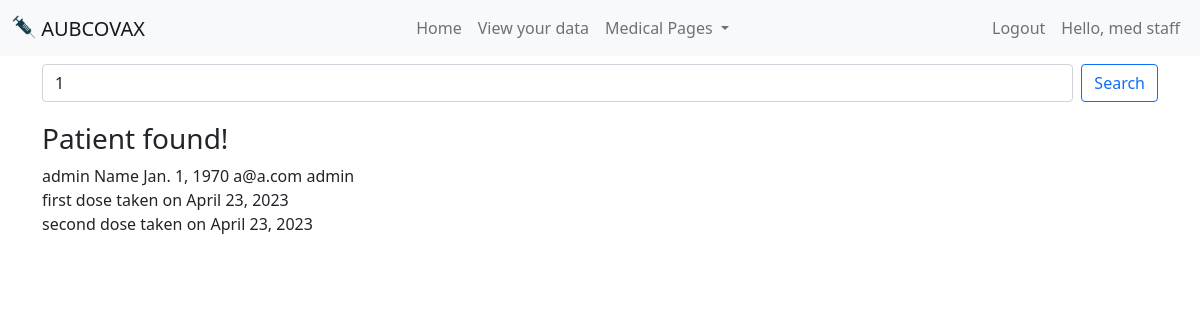
Screenshot of /medicalSearch/1 (signed in) with the database file from the repository.
### main/models.py (models this page shows)
class Account(AbstractBaseUser, PermissionsMixin):
    username=models.CharField(max_length=200, unique=True)
    isMedicalStaff = models.BooleanField(default=False)
    isAdmin = models.BooleanField(default=False)
    name = models.CharField(max_length=200)
    email = models.EmailField(unique=False)
    DOB = models.DateField()
    ID_nbr = models.IntegerField(unique=True)
    phone_nbr = models.IntegerField(unique=True)
    address = models.CharField(max_length=200)
    medical_history = models.TextField()
    doseOne = models.BooleanField(default=False)
    doseOneDate = models.DateField(null=True, blank=True)
    doseOneTime=models.CharField(max_length=200, null=True, blank=True)
    doseTwo = models.BooleanField(default=False)
    doseTwoDate = models.DateField(null=True, blank=True)
    doseTwoTime=models.CharField(max_length=200, null=True, blank=True)
    is_staff=models.BooleanField(default=False)
    is_active=models.BooleanField(default=True)
    objects = MyUserManager()
    USERNAME_FIELD = 'username'
    REQUIRED_FIELDS = ['name', 'email', 'isMedicalStaff', 'isAdmin', 'DOB', 'ID_nbr', 'phone_nbr', 'address', 'medical_history']
    def __str__(self):
        return self.username

### main/views.py (the view, shortened to what this page needs)
# urls.py: path('medicalSearch/<int:phoneNb>', views.medicalSearchNb, name='medicalSearch'),
def medicalSearchNb(request, phoneNb):
    if not request.user.is_authenticated or not request.user.isMedicalStaff:
        return render(request, 'notAllowed.html')
    today=date.fromisoformat(datetime.datetime.today().strftime('%Y-%m-%d'))
    avlbl=[]
    if request.method == 'POST' and request.POST.get('phoneNb'):
        phoneNb=request.POST.get('phoneNb')
        return redirect(f'/medicalSearch/{phoneNb}', phoneNb=phoneNb)
    elif request.method == 'POST' and request.POST.get('confirm'):
        phoneNb=request.POST.get('confirm')
        account=Account.objects.get(phone_nbr=phoneNb)
        account.doseOne=True
        account.save()
        return redirect(f'/medicalSearch/{phoneNb}', phoneNb=phoneNb)
    elif request.method == 'POST' and request.POST.get('view'):
        avlbl=scheduling.viewAvailableAppointmentsRange(today+datetime.timedelta(days=14),7)
        patient=Account.objects.get(phone_nbr=phoneNb)
        context={'result':True ,'patient': patient, 'notFound':False,'nb':phoneNb, 'today':today, 'slots':avlbl}
        return render(request, 'medicalSearch.html', context)
    patient=Account.objects.filter(phone_nbr=phoneNb)
    try:
        patient=patient[0]
    except:
        return render(request, 'medicalSearch.html', {'result':True, 'notFound':True,'nb':phoneNb})
    context={'result':True ,'patient': patient, 'notFound':False,'nb':phoneNb, 'today':today}
    return render(request, 'medicalSearch.html', context)

### main/templates/medicalSearch.html (shortened to what this page needs)
{% extends 'base.html' %}
{% block content %}
<form method="post" class="d-flex" style="margin-bottom: 20px;">
    <input class="form-control me-2 search-input" type="search" placeholder="Enter a phone number" value="{{nb}}" aria-label="Search" name="phoneNb">
    <button class="btn btn-outline-primary" type="submit">Search</button>
</form>
{% if notFound %}
<h3>Sorry, we couldn't find a patient with that phone number</h3>
{% else %}
{% if result %}
<h3>Patient found!</h3>
{{patient}}
{{patient.name}}
{{patient.DOB}}
{{patient.email}}
{{patient.username}}
<br>
{% if not patient.doseOne %}
<h3>First dose not yet administered</h3>
Date: {{patient.doseOneDate}}
<br>
Time: {{patient.doseOneTime}}
{% if today == patient.doseOneDate %}
<h3>Today is the day!</h3>
<form method="POST">
    {% csrf_token %}
    <button class="btn btn-warning" type="submit" name="confirm" value="{{patient.phone_nbr}}">Confirm Vaccination</button>
</form>
{% else %}
<h3>Cannot vaccinate today</h3>
{% endif %}
{% else %}
first dose taken on {{patient.doseOneDate}}
<br>
{% if patient.doseTwo == False %}
{% if patient.doseTwoDate == None %}
Schedule second dose
<br>
<form method="POST">
    {% csrf_token %}
    <button class="btn btn-warning" type="submit" name="view" value="view">View available time slots</button>
</form>
<form method="POST">
    {% csrf_token %}
    <div class="list-group">
        {% for slot in slots %}
        <button type="submit" class="list-group-item list-group-item-action" name="date" value="{{slot}}">{{slot.split.0}} at {{slot.split.1}}</button>
        {% endfor %}
    </div>
</form>
{% else %}
{% if today == patient.doseTwoDate %}
<h3>Today is the day!</h3>
<form method="POST">
    {% csrf_token %}
    <button class="btn btn-warning" type="submit" name="confirm2" value="{{patient.phone_nbr}}">Confirm Second Vaccination</button>
</form>
{% else %}
<h3>Cannot vaccinate today</h3>
{% endif %}
{% endif %}
{% else %}
second dose taken on {{patient.doseTwoDate}}
{% endif %}
{% endif %}
{% else %}
<h3>Enter a patient's phone number to search</h3>
{% endif %}
{% endif %}
{% endblock %}

### main/templates/base.html (shortened to what this page needs)
<!doctype html>
<html lang="en">
  <head>
    <link href="https://cdn.jsdelivr.net/npm/bootstrap@5.0.2/dist/css/bootstrap.min.css" rel="stylesheet">
    {% load static %}
  </head>
  <body>
    <nav class="navbar navbar-expand-md navbar-light bg-light mb-2">
      <div class="container-fluid">
        <a class="navbar-brand mb-0 h1" href="/">
          <img src="{% static '/vaccine.png' %}" alt="" width="24px" height="24px" class="d-inline-block align-text-top">
          AUBCOVAX
        </a>
        <div class="collapse navbar-collapse" id="navbarSupportedContent">
          <ul class="navbar-nav me-auto mb-lg-0" style="margin-left: auto;">
            <li class="nav-item">
              <a class="nav-link" href="/">Home</a>
            </li>
            {% if user.is_authenticated %}
            <li class="nav-item">
              <a class="nav-link" href="/patientInfo">View your data</a>
            </li>
            {% endif %}
            {% if user.isMedicalStaff %}
            <li class="nav-item dropdown">
              <a class="nav-link dropdown-toggle" href="#" id="navbarDropdown" role="button" data-bs-toggle="dropdown" aria-expanded="false">
                Medical Pages
              </a>
            </li>
            {% endif %}
          </ul>
          <ul class="navbar-nav ml-auto">
            {% if user.is_authenticated %}
            <li class="nav-item">
              <a class="nav-link" href="/logout">Logout</a>
            </li>
            <li class="nav-item">
              <a class="nav-link" href="/patientInfo">Hello, {{user.name}}</a>
            </li>
            {% endif %}
        </div>
      </div>
    </nav>
    <div class="container-sm mb-4">
      {% block content %}
      {% endblock %}
    </div>
  </body>
</html>

### rows the page displays
Account: name "med staff"
Account: username "admin", name "Name", DOB "Jan. 1, 1970", email "a@a.com", doseOneDate "April 23, 2023", doseTwoDate "April 23, 2023"
